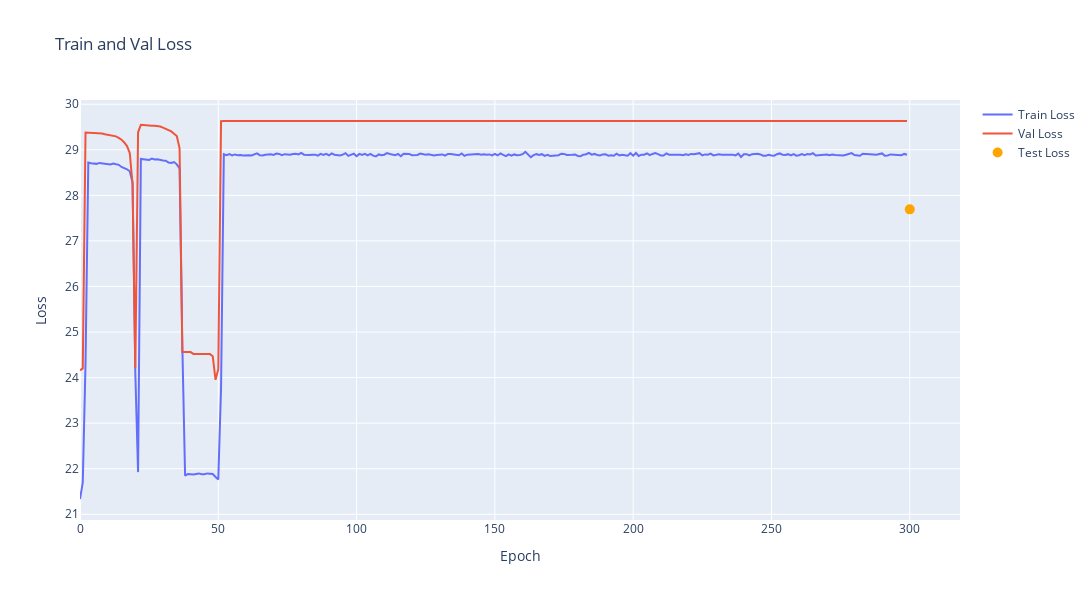

Notebook code for this chart:
### Code cell
fig = go.Figure()
fig.add_trace(go.Scatter(x=np.arange(len(train_losses)), y=train_losses, mode='lines', name='Train Loss'))
fig.add_trace(go.Scatter(x=np.arange(len(val_losses)), y=val_losses, mode='lines', name='Val Loss'))
fig.update_layout(title='Train and Val Loss', xaxis_title='Epoch', yaxis_title='Loss', height=600, width=1200)
fig.add_trace(go.Scatter(x=[len(train_losses)], y=[test_loss], mode='markers', marker=dict(color='orange', size=10), name='Test Loss'))
fig.show()

### Figure 1 — Plotly figure (JSON) as saved in the notebook; plotly's stock layout.template omitted (floating-point values rounded to 4 significant figures; data arrays with more than 128 entries replaced by an {"elided": "..."} marker saying what was removed)
{"data": [{"mode": "lines", "name": "Train Loss", "type": "scatter", "x": {"elided": "300 int values"}, "y": {"elided": "300 float values"}}, {"mode": "lines", "name": "Val Loss", "type": "scatter", "x": {"elided": "300 int values"}, "y": {"elided": "300 float values"}}, {"marker": {"color": "orange", "size": 10}, "mode": "markers", "name": "Test Loss", "type": "scatter", "x": [300], "y": [27.69]}], "layout": {"height": 600, "title": {"text": "Train and Val Loss"}, "width": 1200, "xaxis": {"title": {"text": "Epoch"}}, "yaxis": {"title": {"text": "Loss"}}}}
